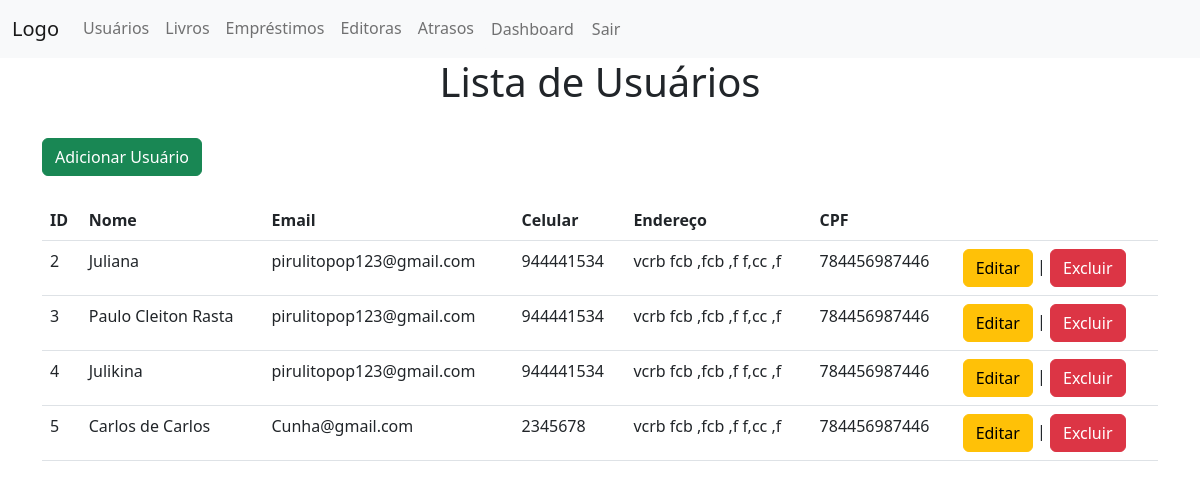
The page /Juliana3A/usuarios.php (signed in) on the database as committed earlier.
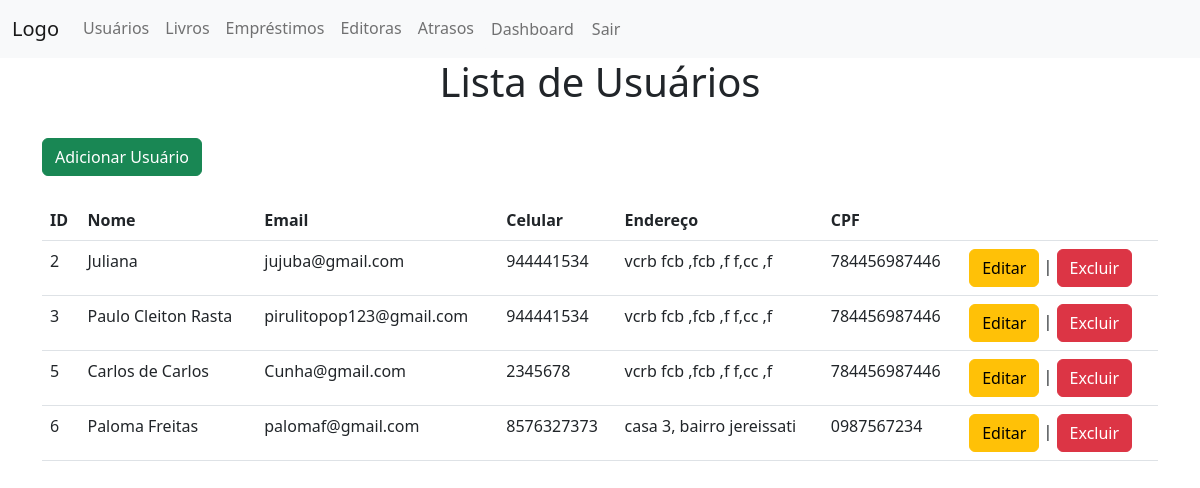
The same page on the database as committed later.
### tables this page shows
CREATE TABLE `usuarios` (
  `id` int(11) NOT NULL,
  `nome` text NOT NULL,
  `email` text NOT NULL,
  `celular` text NOT NULL,
  `endereco` text NOT NULL,
  `cpf` text NOT NULL
);

### Juliana3A/usuarios.php (the view, shortened to what this page needs)
<!DOCTYPE html>
<html lang="en">
<head>
	<link rel="stylesheet" href="css/bootstrap.min.css">
</head>
<body>
<nav class="navbar navbar-expand-lg bg-light">
        <div class="container-fluid">
          <a class="navbar-brand" href="index.html">Logo</a>
          <div class="collapse navbar-collapse" id="navbarNavAltMarkup">
            <div class="navbar-nav">
              <a class="nav-link" href="usuarios.php">Usuários</a>
			  <a class="nav-link" href="livros.php">Livros</a>
			  <a class="nav-link" href="emprestimo.php">Empréstimos</a>
			  <a class="nav-link" href="editora.php">Editoras</a>
			  <a class="nav-link" href="atrasos.php">Atrasos</a>
			  <a class="nav-link btn btn-light" href="dashboard.php" class="dashboard-button">Dashboard</a>
			  <a class="nav-link btn btn-light" href="logout.php">Sair</a>
            </div>
          </div>
        </div>
      </nav>
<div class="container">
<center><h1>Lista de Usuários</h1></center>
	  <br>
	  <a href="adicionar.php" type="button" class="btn btn-success">Adicionar Usuário</a><br><br>
	<table class="table">
		<tr>
			<th>ID</th>
			<th>Nome</th>
			<th>Email</th>
			<th>Celular</th>
			<th>Endereço</th>
			<th>CPF</th>
			<th></th>
		</tr>
		<?php
			include 'conexao.php';
			$sql = "SELECT * FROM usuarios";
			$result = mysqli_query($conn, $sql);
			if (mysqli_num_rows($result) > 0) {
				while ($row = mysqli_fetch_assoc($result)) {
					echo "<tr>";
					echo "<td>".$row["id"]."</td>";
					echo "<td>".$row["nome"]."</td>";
					echo "<td>".$row["email"]."</td>";
					echo "<td>".$row["celular"]."</td>";
					echo "<td>".$row["endereco"]."</td>";
					echo "<td>".$row["cpf"]."</td>";
					echo "<td><a href='editar.php?id=".$row["id"]."' class='btn btn-warning'>Editar</a> | <a href='excluir.php?id=".$row["id"]."' class='btn btn-danger'>Excluir</a></td>";
					echo "</tr>";
				}
			} else {
				echo "<tr><td colspan='4'>Nenhum usuário encontrado.</td></tr>";
			}
		?>
	</table>
	</div>
</body>
</html>

Rows that differ between the two databases and show on the page:
removed usuarios: id "4", nome "Julikina", email "pirulitopop123@gmail.com", celular "944441534", endereco "vcrb fcb ,fcb ,f f,cc ,f", cpf "784456987446"
changed usuarios "Juliana": email "pirulitopop123@gmail.com" → "jujuba@gmail.com"
added usuarios: id "6", nome "Paloma Freitas", email "palomaf@gmail.com", celular "8576327373", endereco "casa 3, bairro jereissati", cpf "0987567234"
